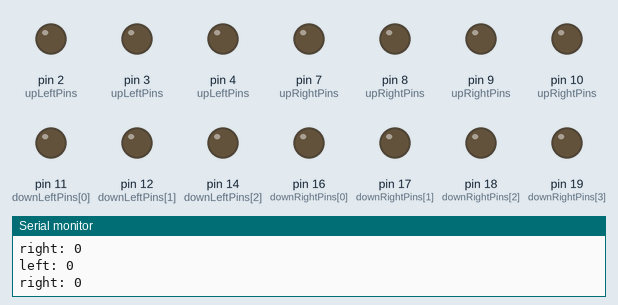
A sketch run on a simulated Arduino Uno, built with avr-gcc and run on an emulated ATmega328P. Parts: output pins drawn as LEDs (lit = HIGH), the last lines printed to the serial monitor.

Above: at 0.1 s.
At 4.6 s:
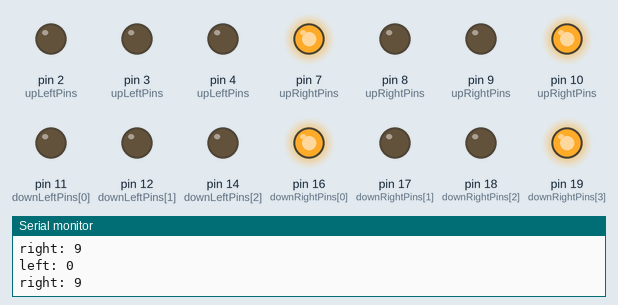
At 9.6 s:
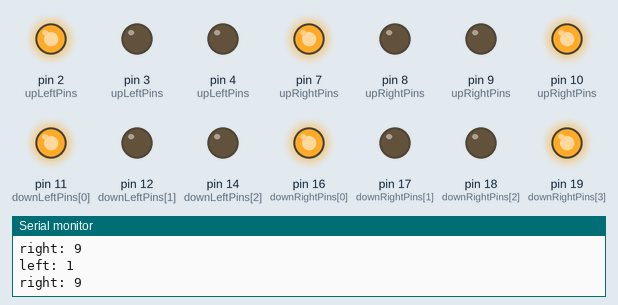
At 19.6 s:
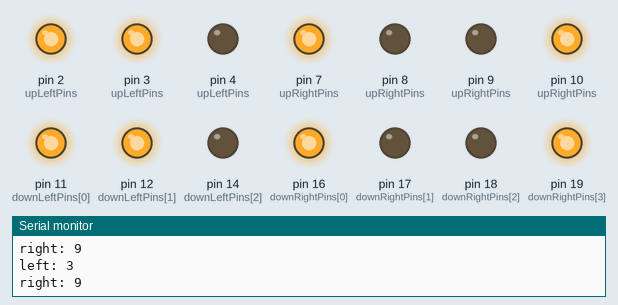
At 29.1 s:
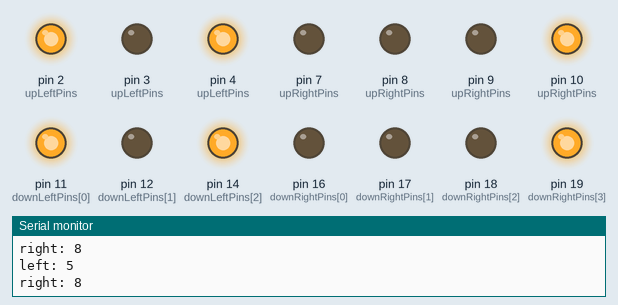
At 39.1 s:
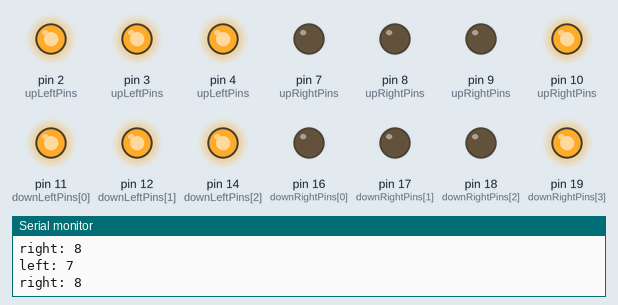
Timing chart, 0 to 40.0 s (numbered marks = the images above):
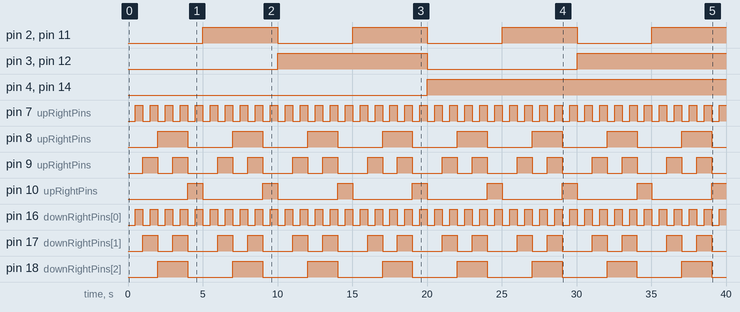

The sketch:

NixieNetworkMeter.ino
```cpp
/*
 *|12345|
 *|67890|
 *
 *1 = Linke Zahl 4.Byte
 *2 = Linke Zahl 1.Byte
 *3 = VCC
 *4 = Rechte Zahl 3.Byte
 *5 = Rechte Zahl 2.Byte
 *6 = Linke Zahl 2.Byte
 *7 = Linke Zahl 3.Byte
 *8 = Blaue LED
 *9 = Rechte Zahl 1.Byte
 *0 = Rechte Zahl 4.Byte
 */

int upLeftPins [] = {
  2,3,4,5};//LSB to MSB
int upRightPins [] = {
  7,9,8,10};
int downLeftPins [] = {
  11,12,14,15};
int downRightPins [] = {
 16,17,18,19};

const int LedPin = 6;


void setup() {
  Serial.begin(9600);

  setupBCDPins(upLeftPins);
  setupBCDPins(upRightPins);
  setupBCDPins(downLeftPins);
  setupBCDPins(downRightPins);

  pinMode(LedPin, OUTPUT);
  digitalWrite(LedPin, HIGH);
}

void setupBCDPins(int bcdPins[4]){
  for(int i=0; i<4; i++){
    pinMode(bcdPins[i], OUTPUT);
    digitalWrite(bcdPins[i], LOW);
  }
}

void loop() {
  for(int i = 0; i < 100; i++){
    setNixie(downLeftPins, downRightPins, i);
    setNixie(upLeftPins, upRightPins, i);
    delay(500);
  }
  bla();
}

void bla(){

  digitalWrite(downLeftPins[3], LOW);
  digitalWrite(downLeftPins[2], LOW);
  digitalWrite(downLeftPins[1], LOW);
  digitalWrite(downLeftPins[0], LOW);

  digitalWrite(downRightPins[3], LOW);
  digitalWrite(downRightPins[2], LOW);
  digitalWrite(downRightPins[1], LOW);
  digitalWrite(downRightPins[0], LOW);

}

void setNixie(int bcdPinsLeft[],int bcdPinsRight[], int number) {
  if(number > 99){
    number = 99;
  }
  int left = 0;
  int right = number % 10;
  if(number >= 10){
    left = number / 10;
  }
  Serial.print("left: ");
  Serial.println(left);
  Serial.print("right: ");
  Serial.println(right);

  digitalWrite(bcdPinsLeft[3], HIGH && (left & B00001000));
  digitalWrite(bcdPinsLeft[2], HIGH && (left & B00000100));
  digitalWrite(bcdPinsLeft[1], HIGH && (left & B00000010));
  digitalWrite(bcdPinsLeft[0], HIGH && (left & B00000001));

  digitalWrite(bcdPinsRight[3], HIGH && (right & B00001000));
  digitalWrite(bcdPinsRight[2], HIGH && (right & B00000100));
  digitalWrite(bcdPinsRight[1], HIGH && (right & B00000010));
  digitalWrite(bcdPinsRight[0], HIGH && (right & B00000001));
}
```

Measured:
- by itself, pin 2 (upLeftPins), pin 11 (downLeftPins[0]): alternates HIGH for 5.0 s and LOW for 5.0 s
- by itself, pin 3 (upLeftPins), pin 12 (downLeftPins[1]): LOW → HIGH at 10.0 s, → LOW 10.0 s later, → HIGH 10.0 s later
- by itself, pin 4 (upLeftPins), pin 14 (downLeftPins[2]): LOW → HIGH at 20.0 s
- by itself, pin 7 (upRightPins), pin 16 (downRightPins[0]): alternates HIGH for 0.50 s and LOW for 0.50 s
- by itself, pin 8 (upRightPins), pin 18 (downRightPins[2]): alternates HIGH for 2.0 s and LOW for 3.0 s
- by itself, pin 9 (upRightPins), pin 17 (downRightPins[1]): repeats every 5.0 s: LOW 1.0 s, HIGH 1.0 s, LOW 2.0 s, HIGH 1.0 s
- by itself, pin 10 (upRightPins), pin 19 (downRightPins[3]): alternates HIGH for 1.0 s and LOW for 4.0 s
